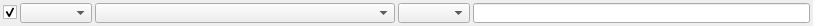
<?xml version="1.0" encoding="UTF-8"?>
<ui version="4.0">
 <class>TabularFilter</class>
 <widget class="QWidget" name="TabularFilter">
  <property name="geometry">
   <rect>
    <x>0</x>
    <y>0</y>
    <width>813</width>
    <height>26</height>
   </rect>
  </property>
  <property name="minimumSize">
   <size>
    <width>0</width>
    <height>26</height>
   </size>
  </property>
  <property name="windowTitle">
   <string>Form</string>
  </property>
  <layout class="QHBoxLayout" name="horizontalLayout">
   <property name="spacing">
  <number>3</number>
</property>
   <property name="leftMargin">
  <number>3</number>
</property>
   <property name="topMargin">
  <number>3</number>
</property>
   <property name="rightMargin">
  <number>3</number>
</property>
   <property name="bottomMargin">
  <number>3</number>
</property>
   <item>
    <widget class="QCheckBox" name="enabled">
     <property name="text">
      <string/>
     </property>
     <property name="checked">
      <bool>true</bool>
     </property>
    </widget>
   </item>
   <item>
    <widget class="QComboBox" name="relation"/>
   </item>
   <item>
    <widget class="QComboBox" name="column">
     <property name="minimumSize">
      <size>
       <width>300</width>
       <height>0</height>
      </size>
     </property>
    </widget>
   </item>
   <item>
    <widget class="QComboBox" name="op"/>
   </item>
   <item>
    <widget class="QLineEdit" name="target">
     <property name="clearButtonEnabled">
      <bool>false</bool>
     </property>
    </widget>
   </item>
  </layout>
 </widget>
 <resources/>
 <connections/>
</ui>
